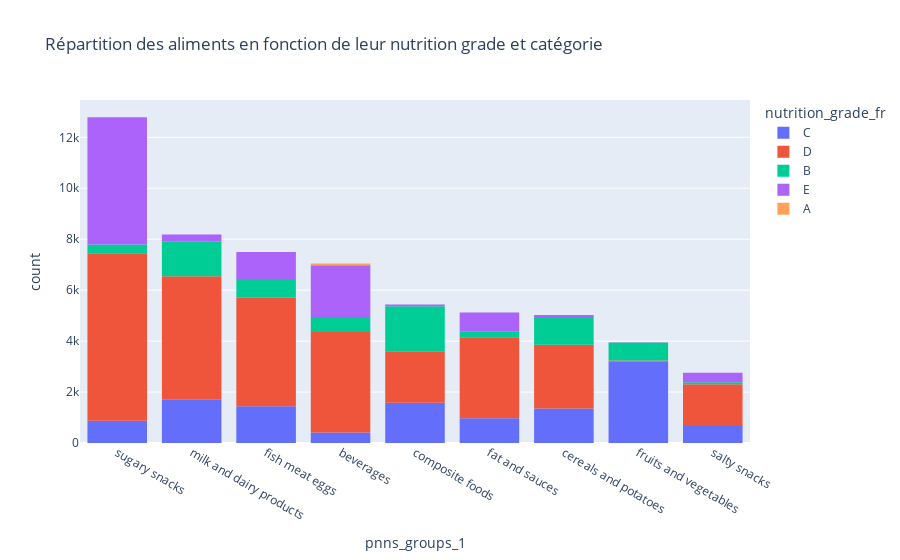

Write notebook code for a chart like this one.
### Markdown cell above
# Open Food Facts

Open Food Facts est une base de données de produits alimentaires qui permet de faire des choix plus informés. Sur cette page vous trouverez une version simplifiée et nettoyée de la base de données disponible sur le site https://fr.openfoodfacts.org/ ainsi que des visualisations qui permettent de comprendre et d'analyser les produits alimentaires.  

L'objet de ce prototype est d'analyser en profondeur les produits plus sains et proposer une solution de choix de produit. Il est évident que la base de données contient une faible proportion de produits d'un nutri-grade de 'A' ou de 'B'. 

A la fin de ce document vous trouverez un exemple d'implémentation de la base de données et de l'analyse : un système de filtrage qui permet de choisir un produit en fonction de son nutrition grade, la catégorie et la sous-catégorie.

### Code cell
fig = px.histogram(df, x="pnns_groups_1", color="nutrition_grade_fr", 
        title = 'Répartition des aliments en fonction de leur nutrition grade et catégorie')
fig.update_xaxes(categoryorder='total descending')
fig.show()

### Figure 1 — Plotly figure (JSON) as saved in the notebook; plotly's stock layout.template omitted (floating-point values rounded to 4 significant figures; data arrays with more than 128 entries replaced by an {"elided": "..."} marker saying what was removed)
{"data": [{"alignmentgroup": "True", "bingroup": "x", "hovertemplate": "nutrition_grade_fr=C<br>pnns_groups_1=%{x}<br>count=%{y}<extra></extra>", "legendgroup": "C", "marker": {"color": "#636efa", "pattern": {"shape": ""}}, "name": "C", "offsetgroup": "C", "orientation": "v", "showlegend": true, "type": "histogram", "x": {"elided": "12186 str values"}, "xaxis": "x", "yaxis": "y"}, {"alignmentgroup": "True", "bingroup": "x", "hovertemplate": "nutrition_grade_fr=D<br>pnns_groups_1=%{x}<br>count=%{y}<extra></extra>", "legendgroup": "D", "marker": {"color": "#EF553B", "pattern": {"shape": ""}}, "name": "D", "offsetgroup": "D", "orientation": "v", "showlegend": true, "type": "histogram", "x": {"elided": "29017 str values"}, "xaxis": "x", "yaxis": "y"}, {"alignmentgroup": "True", "bingroup": "x", "hovertemplate": "nutrition_grade_fr=B<br>pnns_groups_1=%{x}<br>count=%{y}<extra></extra>", "legendgroup": "B", "marker": {"color": "#00cc96", "pattern": {"shape": ""}}, "name": "B", "offsetgroup": "B", "orientation": "v", "showlegend": true, "type": "histogram", "x": {"elided": "6898 str values"}, "xaxis": "x", "yaxis": "y"}, {"alignmentgroup": "True", "bingroup": "x", "hovertemplate": "nutrition_grade_fr=E<br>pnns_groups_1=%{x}<br>count=%{y}<extra></extra>", "legendgroup": "E", "marker": {"color": "#ab63fa", "pattern": {"shape": ""}}, "name": "E", "offsetgroup": "E", "orientation": "v", "showlegend": true, "type": "histogram", "x": {"elided": "9647 str values"}, "xaxis": "x", "yaxis": "y"}, {"alignmentgroup": "True", "bingroup": "x", "hovertemplate": "nutrition_grade_fr=A<br>pnns_groups_1=%{x}<br>count=%{y}<extra></extra>", "legendgroup": "A", "marker": {"color": "#FFA15A", "pattern": {"shape": ""}}, "name": "A", "offsetgroup": "A", "orientation": "v", "showlegend": true, "type": "histogram", "x": ["beverages", "beverages", "beverages", "salty snacks", "beverages", "beverages", "beverages", "beverages", "beverages", "beverages", "beverages", "beverages", "beverages", "beverages", "beverages", "beverages", "beverages", "beverages", "beverages", "beverages", "beverages", "beverages", "beverages", "beverages", "beverages", "beverages", "beverages", "beverages", "beverages", "beverages", "beverages", "beverages", "beverages", "beverages", "beverages", "beverages", "beverages", "beverages", "beverages", "beverages", "beverages", "beverages", "beverages", "fat and sauces", "beverages", "beverages", "beverages", "beverages", "beverages", "beverages", "beverages", "beverages", "beverages", "beverages", "beverages", "beverages", "beverages", "beverages", "beverages", "beverages", "beverages", "beverages", "beverages", "beverages", "beverages", "beverages", "beverages", "beverages", "beverages", "beverages", "beverages"], "xaxis": "x", "yaxis": "y"}], "layout": {"barmode": "relative", "legend": {"title": {"text": "nutrition_grade_fr"}, "tracegroupgap": 0}, "title": {"text": "Répartition des aliments en fonction de leur nutrition grade et catégorie"}, "xaxis": {"anchor": "y", "categoryorder": "total descending", "domain": [0, 1], "title": {"text": "pnns_groups_1"}}, "yaxis": {"anchor": "x", "domain": [0, 1], "title": {"text": "count"}}}}
